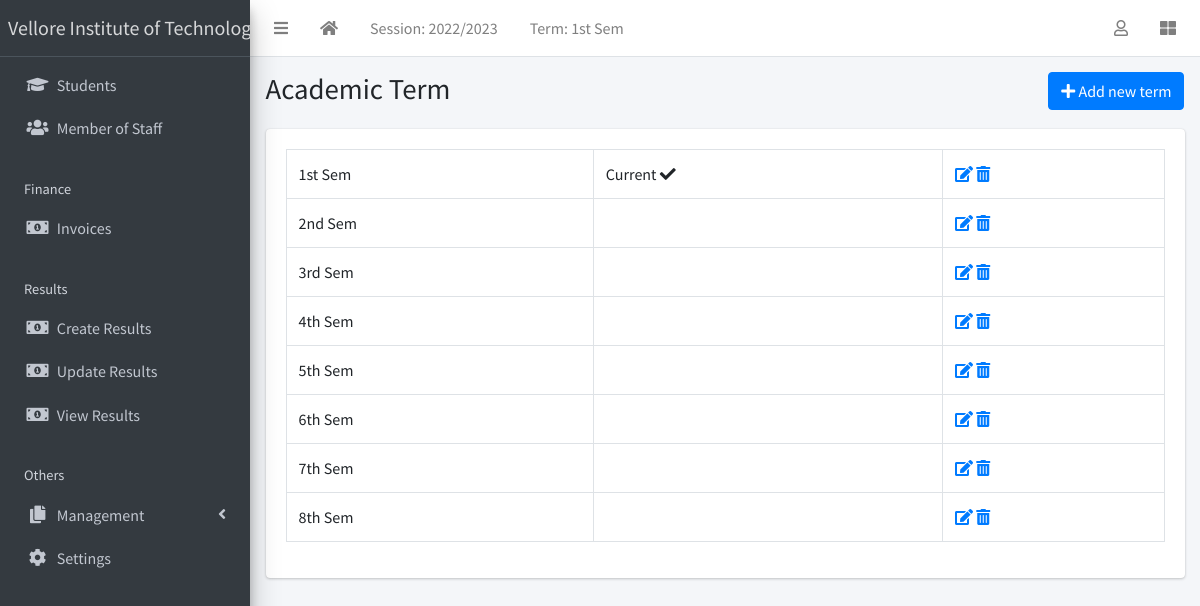
The page /term/list/ (signed in) on the database its author committed.
### apps/corecode/models.py (models this page shows, shortened)
class AcademicSession(models.Model):
    name = models.CharField(max_length=200, unique=True)
    current = models.BooleanField(default=True)
    class Meta:
        ordering = ["-name"]

class AcademicTerm(models.Model):
    name = models.CharField(max_length=20, unique=True)
    current = models.BooleanField(default=True)
    class Meta:
        ordering = ["name"]
    def __str__(self):
        return self.name

class SiteConfig(models.Model):
    key = models.SlugField()
    value = models.CharField(max_length=200)

### apps/corecode/views.py (the view)
# urls.py: path("term/list/", TermListView.as_view(), name="terms"),
class TermListView(LoginRequiredMixin, SuccessMessageMixin, ListView):
    model = AcademicTerm
    template_name = "corecode/term_list.html"
    def get_context_data(self, **kwargs):
        context = super().get_context_data(**kwargs)
        context["form"] = AcademicTermForm()
        return context

### apps/corecode/context_processors.py (called while the page is built)
def site_defaults(request):
    current_session = AcademicSession.objects.get(current=True)
    current_term = AcademicTerm.objects.get(current=True)
    vals = SiteConfig.objects.all()
    contexts = {
        "current_session": current_session.name,
        "current_term": current_term.name,
    }
    for val in vals:
        contexts[val.key] = val.value
    return contexts

### apps/corecode/templates/corecode/term_list.html (shortened to what this page needs)
{% extends 'base.html' %}
{% load widget_tweaks %}
{% block title %}
Academic Term
{% endblock title %}
{% block breadcrumb %}
  <a class="btn btn-primary" href="#" data-toggle="modal" data-target="#modal1">
    <i class="fa fa-plus"></i>
    Add new term
  </a>
{% endblock breadcrumb %}
{% block content %}
  <div class="row">
    <div class="col-sm-12">
        <table class="table table-bordered">
          <tbody>
            {% for object in object_list %}
            <tr>
              <td>{{ object }}</td>
              <td>
                {% if object.current == True %}
                  Current <i class="fa fa-check"></i>
                {% endif %}
              </td>
              <td><a href="{% url 'term-update' object.id %}"><i
                    class="fa fa-edit"></i></a> <a
                  href="{% url 'term-delete' object.id %}"><i
                    class="fa fa-trash-alt"></i></a></td>
            </tr>
            {% endfor %}
          </tbody>
        </table>
    </div>
  </div>
{% endblock content %}

### templates/base.html (shortened to what this page needs)
{% load static %}
<!DOCTYPE html>
<html lang="en">
<head>
  <link rel="stylesheet" href="{% static 'plugins/fontawesome-free/css/all.min.css' %}">
  <link rel="stylesheet" href="{% static 'plugins/toastr/toastr.min.css' %}">
  <link rel="stylesheet"
    href="{% static 'plugins/overlayScrollbars/css/OverlayScrollbars.min.css' %}">
  <link rel="stylesheet" href="{% static 'plugins/Datatables/datatables.min.css' %}" />
  <link rel="stylesheet" href="{% static 'dist/css/adminlte.min.css' %}">
</head>
<body
  class="hold-transition sidebar-mini layout-fixed layout-navbar-fixed layout-footer-fixed">
  <div class="wrapper">
    <nav class="main-header navbar navbar-expand navbar-white navbar-light">
      <ul class="navbar-nav">
        <li class="nav-item">
          <a class="nav-link" data-widget="pushmenu" href="#" role="button"><i
              class="fas fa-bars"></i></a>
        </li>
        <li class="nav-item d-none d-sm-inline-block">
          <a href="{% url 'home' %} " class="nav-link"><i class="fa fa-home"></i></a>
        </li>
        <li class="nav-item d-none d-sm-inline-block">
          <a href="{% url 'current-session' %}" class="nav-link">Session: {{ current_session }}</a>
        </li>
        <li class="nav-item d-none d-sm-inline-block">
          <a href="{% url 'current-session' %}" class="nav-link">Term: {{ current_term }}</a>
        </li>
      </ul>
      <ul class="navbar-nav ml-auto">
        <li class="nav-item dropdown">
          <a class="nav-link" data-toggle="dropdown" href="#">
            <i class="far fa-user"></i>
          </a>
        </li>
        <li class="nav-item">
          <a class="nav-link" data-widget="control-sidebar" data-slide="true"
            href="#" role="button"><i class="fas fa-th-large"></i></a>
        </li>
      </ul>
    </nav>
    <aside class="main-sidebar sidebar-dark-primary elevation-4">
      <a href="{% url 'home' %}" class="brand-link">{{ school_name | default:"MySchool" }}</a>
      <div class="sidebar">
        <nav class="mt-2">
          <ul class="nav nav-pills nav-sidebar flex-column"
            data-widget="treeview" role="menu" data-accordion="false">
            <li class="nav-item">
              <a href="{% url 'student-list' %}" class="nav-link">
                <i class="nav-icon fas fa-graduation-cap"></i>
                <p>
                  Students
                </p>
              </a>
            </li>
            <li class="nav-item">
              <a href="{% url 'staff-list' %}" class="nav-link">
                <i class="nav-icon fas fa-users"></i>
                <p>
                  Member of Staff
                </p>
              </a>
            </li>
            <li class="nav-header">Finance</li>
            <li class="nav-item">
              <a href="{% url 'invoice-list' %}" class="nav-link">
                <i class="nav-icon fas fa-money-bill-alt"></i>
                <p>
                  Invoices
                </p>
              </a>
            </li>
            <li class="nav-header">Results</li>
            <li class="nav-item">
              <a href="{% url 'create-result' %}" class="nav-link">
                <i class="nav-icon fas fa-money-bill-alt"></i>
                <p>
                  Create Results
                </p>
              </a>
            </li>
            <li class="nav-item">
              <a href="{% url 'edit-results' %}" class="nav-link">
                <i class="nav-icon fas fa-money-bill-alt"></i>
                <p>
                  Update Results
                </p>
              </a>
            </li>
            <li class="nav-item">
              <a href="{% url 'view-results' %}" class="nav-link">
                <i class="nav-icon fas fa-money-bill-alt"></i>
                <p>
                  View Results
                </p>
              </a>
            </li>
            <li class="nav-header">Others</li>
            <li class="nav-item has-treeview">
              <a href="#" class="nav-link">
                <i class="nav-icon fas fa-copy"></i>
                <p>
                  Management
                  <i class="fas fa-angle-left right"></i>
                </p>
              </a>
            </li>
            <li class="nav-item">
              <a href="{% url 'configs' %}" class="nav-link">
                <i class="nav-icon fas fa-cog"></i>
                <p>
                  Settings
                </p>
              </a>
            </li>
          </ul>
        </nav>
      </div>
    </aside>
    <div class="content-wrapper">
      <section class="content-header">
        <div class="container-fluid">
          <div class="row mb-1">
            <div class="col-sm-8">
              <h1>{% block title %}{% endblock title %}</h1>
            </div>
            <div class="col-sm-4">
              <ol class="breadcrumb float-sm-right">
                <li class="breadcrumb-item">{% block breadcrumb %}{% endblock breadcrumb %}</li>
              </ol>
            </div>
          </div>
        </div>
      </section>
      <section class="content">
        <div class="container-fluid">
          <div class="row">
            <div class="col-md-12">
              {% block fullcard %}
              <div class="card">
                <div class="card-body">
                  <div class="row">
                    <div class="col">
                      {% block content %}
                      {% endblock content %}
                    </div>
                  </div>
                </div>
              </div>
              {% endblock fullcard %}
            </div>
          </div>
        </div>
      </section>
    </div>
  </div>
</body>
</html>

### rows shown on the page
AcademicSession: name "2022/2023"
AcademicTerm: name "1st Sem", current "Current"
SiteConfig: value "Vellore Institute of…"
AcademicTerm: name "2nd Sem"
AcademicTerm: name "3rd Sem"
AcademicTerm: name "4th Sem"
AcademicTerm: name "5th Sem"
AcademicTerm: name "6th Sem"
AcademicTerm: name "7th Sem"
AcademicTerm: name "8th Sem"
